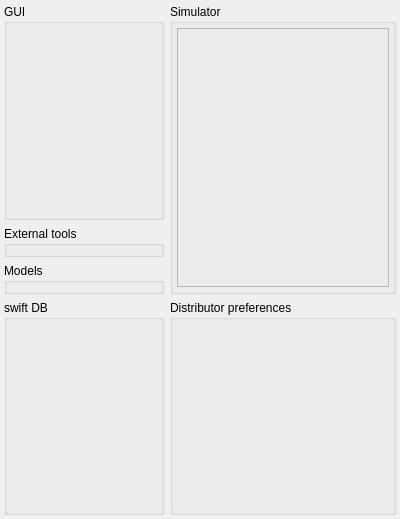
<?xml version="1.0" encoding="UTF-8"?>
<ui version="4.0">
 <class>CDataSettingsComponent</class>
 <widget class="QFrame" name="CDataSettingsComponent">
  <property name="geometry">
   <rect>
    <x>0</x>
    <y>0</y>
    <width>400</width>
    <height>519</height>
   </rect>
  </property>
  <property name="minimumSize">
   <size>
    <width>400</width>
    <height>0</height>
   </size>
  </property>
  <property name="windowTitle">
   <string>Settings</string>
  </property>
  <layout class="QGridLayout" name="gl_DataSettingsComponent">
   <property name="leftMargin">
    <number>4</number>
   </property>
   <property name="topMargin">
    <number>4</number>
   </property>
   <property name="rightMargin">
    <number>4</number>
   </property>
   <property name="bottomMargin">
    <number>4</number>
   </property>
   <item row="3" column="4">
    <widget class="QGroupBox" name="gb_DistributorPreferences">
     <property name="sizePolicy">
      <sizepolicy hsizetype="Expanding" vsizetype="Expanding">
       <horstretch>0</horstretch>
       <verstretch>0</verstretch>
      </sizepolicy>
     </property>
     <property name="minimumSize">
      <size>
       <width>0</width>
       <height>200</height>
      </size>
     </property>
     <property name="title">
      <string>Distributor preferences</string>
     </property>
     <layout class="QVBoxLayout" name="vl_DistributorPreferencesGroupBox">
      <property name="leftMargin">
       <number>4</number>
      </property>
      <property name="topMargin">
       <number>4</number>
      </property>
      <property name="rightMargin">
       <number>4</number>
      </property>
      <property name="bottomMargin">
       <number>4</number>
      </property>
      <item>
       <widget class="swift::gui::components::CDistributorPreferencesComponent" name="comp_DistributorPreferences">
        <property name="sizePolicy">
         <sizepolicy hsizetype="Expanding" vsizetype="Expanding">
          <horstretch>0</horstretch>
          <verstretch>0</verstretch>
         </sizepolicy>
        </property>
       </widget>
      </item>
     </layout>
    </widget>
   </item>
   <item row="2" column="0">
    <widget class="QGroupBox" name="gb_Models">
     <property name="title">
      <string>Models</string>
     </property>
     <layout class="QVBoxLayout" name="vl_ModelSettings">
      <property name="leftMargin">
       <number>3</number>
      </property>
      <property name="topMargin">
       <number>3</number>
      </property>
      <property name="rightMargin">
       <number>3</number>
      </property>
      <property name="bottomMargin">
       <number>3</number>
      </property>
      <item>
       <widget class="swift::gui::components::CSettingsModelComponent" name="comp_ModelSettings"/>
      </item>
     </layout>
    </widget>
   </item>
   <item row="0" column="0">
    <widget class="QGroupBox" name="gb_GuiSettings">
     <property name="minimumSize">
      <size>
       <width>160</width>
       <height>160</height>
      </size>
     </property>
     <property name="title">
      <string>GUI</string>
     </property>
     <layout class="QVBoxLayout" name="vl_GuiSettings">
      <property name="leftMargin">
       <number>4</number>
      </property>
      <property name="topMargin">
       <number>4</number>
      </property>
      <property name="rightMargin">
       <number>4</number>
      </property>
      <property name="bottomMargin">
       <number>4</number>
      </property>
      <item>
       <widget class="swift::gui::components::CSettingsGuiComponent" name="comp_GuiSettings">
        <property name="minimumSize">
         <size>
          <width>0</width>
          <height>150</height>
         </size>
        </property>
       </widget>
      </item>
      <item>
       <spacer name="vs_GuiSetup">
        <property name="orientation">
         <enum>Qt::Vertical</enum>
        </property>
        <property name="sizeHint" stdset="0">
         <size>
          <width>20</width>
          <height>10</height>
         </size>
        </property>
       </spacer>
      </item>
     </layout>
    </widget>
   </item>
   <item row="3" column="0">
    <widget class="QGroupBox" name="gb_SwiftDb">
     <property name="title">
      <string>swift DB</string>
     </property>
     <layout class="QGridLayout" name="gl_SwiftDB">
      <property name="leftMargin">
       <number>3</number>
      </property>
      <property name="topMargin">
       <number>3</number>
      </property>
      <property name="rightMargin">
       <number>3</number>
      </property>
      <property name="bottomMargin">
       <number>3</number>
      </property>
      <property name="spacing">
       <number>4</number>
      </property>
      <item row="1" column="0">
       <spacer name="vs_SwiftDb">
        <property name="orientation">
         <enum>Qt::Vertical</enum>
        </property>
        <property name="sizeHint" stdset="0">
         <size>
          <width>20</width>
          <height>10</height>
         </size>
        </property>
       </spacer>
      </item>
      <item row="0" column="0">
       <widget class="swift::gui::components::CDbLoginComponent" name="comp_LoginComponent">
        <property name="minimumSize">
         <size>
          <width>0</width>
          <height>175</height>
         </size>
        </property>
       </widget>
      </item>
     </layout>
    </widget>
   </item>
   <item row="0" column="4" rowspan="3">
    <widget class="QGroupBox" name="gb_Simulator">
     <property name="title">
      <string>Simulator</string>
     </property>
     <layout class="QVBoxLayout" name="vl_Simulator">
      <property name="leftMargin">
       <number>4</number>
      </property>
      <property name="topMargin">
       <number>4</number>
      </property>
      <property name="rightMargin">
       <number>4</number>
      </property>
      <property name="bottomMargin">
       <number>4</number>
      </property>
      <item>
       <widget class="swift::gui::components::CSettingsSimulatorBasicsComponent" name="comp_SimulatorComponent">
        <property name="frameShape">
         <enum>QFrame::StyledPanel</enum>
        </property>
        <property name="frameShadow">
         <enum>QFrame::Raised</enum>
        </property>
       </widget>
      </item>
     </layout>
    </widget>
   </item>
   <item row="1" column="0">
    <widget class="QGroupBox" name="gb_ExternalTools">
     <property name="title">
      <string>External tools</string>
     </property>
     <layout class="QVBoxLayout" name="vl_ExternalTools">
      <property name="leftMargin">
       <number>3</number>
      </property>
      <property name="topMargin">
       <number>3</number>
      </property>
      <property name="rightMargin">
       <number>3</number>
      </property>
      <property name="bottomMargin">
       <number>3</number>
      </property>
      <item>
       <widget class="swift::gui::components::CModelConverterXSetupComponent" name="comp_ModelConverterX"/>
      </item>
     </layout>
    </widget>
   </item>
  </layout>
 </widget>
 <customwidgets>
  <customwidget>
   <class>swift::gui::components::CDbLoginComponent</class>
   <extends>QFrame</extends>
   <header>gui/components/dblogincomponent.h</header>
   <container>1</container>
  </customwidget>
  <customwidget>
   <class>swift::gui::components::CDistributorPreferencesComponent</class>
   <extends>QFrame</extends>
   <header>gui/components/distributorpreferencescomponent.h</header>
   <container>1</container>
  </customwidget>
  <customwidget>
   <class>swift::gui::components::CSettingsSimulatorBasicsComponent</class>
   <extends>QFrame</extends>
   <header>gui/components/settingssimulatorbasicscomponent.h</header>
   <container>1</container>
  </customwidget>
  <customwidget>
   <class>swift::gui::components::CSettingsGuiComponent</class>
   <extends>QFrame</extends>
   <header>gui/components/settingsguicomponent.h</header>
   <container>1</container>
  </customwidget>
  <customwidget>
   <class>swift::gui::components::CSettingsModelComponent</class>
   <extends>QFrame</extends>
   <header>gui/components/settingsmodelcomponent.h</header>
   <container>1</container>
  </customwidget>
  <customwidget>
   <class>swift::gui::components::CModelConverterXSetupComponent</class>
   <extends>QFrame</extends>
   <header>gui/components/modelconverterxsetupcomponent.h</header>
   <container>1</container>
  </customwidget>
 </customwidgets>
 <resources/>
 <connections/>
</ui>
